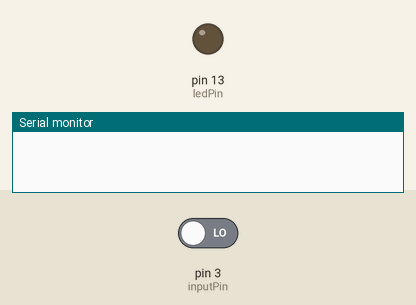
This sketch was run on a simulated Arduino Uno, built with avr-gcc and run on an emulated ATmega328P. On the bench: output pins drawn as LEDs (lit = HIGH), the last lines printed to the serial monitor. The inputs (shaded band) are chosen by the test bench; at power-on: pin 3 (inputPin) LOW.

Above: at 2.8 s.
2.9 s: pin 3 (inputPin) driven HIGH
At 4.2 s:
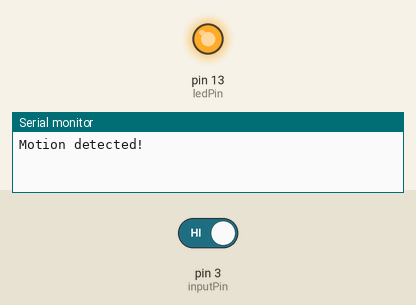
4.5 s: pin 3 (inputPin) driven LOW
At 5.7 s:
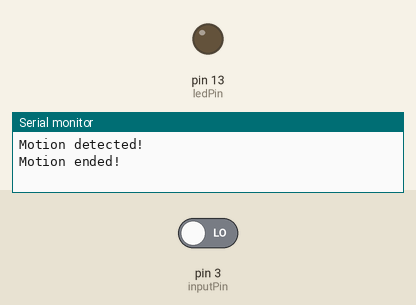
Timing chart, 0 to 7.5 s (numbered marks = the images above; inputs shaded):
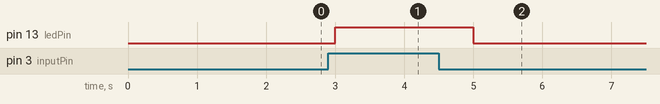

The sketch:

testMotionSensor.ino
```cpp
/*
 * PIR sensor tester
 */

int ledPin = 13;                // choose the pin for the LED
int inputPin = 3;               // choose the input pin (for PIR sensor)
int pirState = LOW;             // we start, assuming no motion detected
int val = 0;                    // variable for reading the pin status

void setup() {
  pinMode(ledPin, OUTPUT);      // declare LED as output
  pinMode(inputPin, INPUT);     // declare sensor as input

  Serial.begin(9600);
}

void loop(){
  val = digitalRead(inputPin);  // read input value
  if (val == HIGH) {            // check if the input is HIGH
    digitalWrite(ledPin, HIGH);  // turn LED ON
    if (pirState == LOW) {
      // we have just turned on
      Serial.println("Motion detected!");
      // We only want to print on the output change, not state
      pirState = HIGH;

    }
    delay(1000);
  } else {
    digitalWrite(ledPin, LOW); // turn LED OFF
    if (pirState == HIGH){
      // we have just turned of
      Serial.println("Motion ended!");
      // We only want to print on the output change, not state
      pirState = LOW;
    }
    delay(1000);
  }
}
```

Measured:
- after the input at 2.9 s, pin 13 (ledPin): LOW → HIGH after 0.10 s
- after the input at 4.5 s, pin 13 (ledPin): HIGH → LOW after 0.50 s
